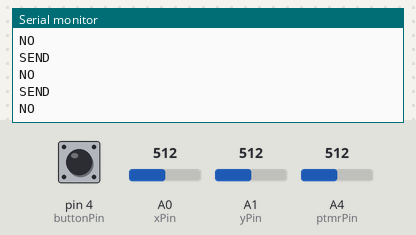
Recording of a sketch running on a simulated Arduino Uno, built with avr-gcc and run on an emulated ATmega328P. Parts: the last lines printed to the serial monitor. The test bench sets the inputs (shaded band); at power-on: A0 (xPin) = 512, pin 4 (buttonPin) HIGH, A1 (yPin) = 512, A4 (ptmrPin) = 512. No radio packets arrive unless stated.

Above: at 2.7 s.
2.8 s: A0 (xPin) set to 577
At 3.9 s:
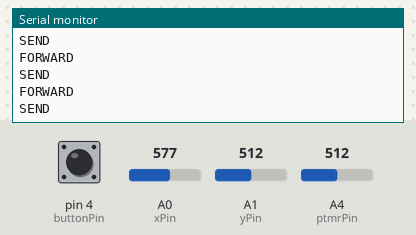
5.8 s: A0 (xPin) set to 555
At 6.6 s:
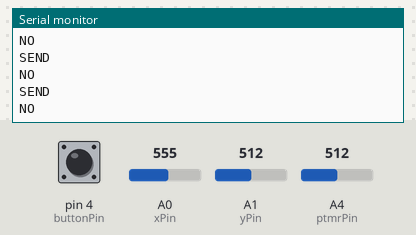
8.8 s: A0 (xPin) set to 480
At 9.8 s:
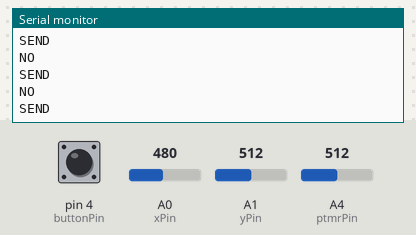
11.8 s: A0 (xPin) set to 449
At 12.9 s:
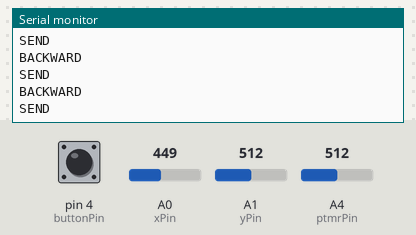

The sketch:

remote.ino
```cpp
#include "remote.h"

RF24 radio_gaga(9, 10);
int data[5];

constexpr int xPin = A0;
constexpr int yPin = A1;
constexpr int buttonPin = 4;
constexpr int ptmrPin = A4;
constexpr int tumblrPin = 0;

int xPosition = 0;
int yPosition = 0;
int buttonState = 0;
int tumblrState = 0;
int ptmrState = 0;

int speed = 0;
int direction = 0;

void setup()
{
  Serial.begin(9600);
  setup_radio(radio_gaga);
  radio_gaga.openWritingPipe(pipeAddr);

  pinMode(xPin, INPUT);
  pinMode(yPin, INPUT);
  pinMode(buttonPin, INPUT_PULLUP);
  pinMode(tumblrPin, INPUT);
  pinMode(ptmrPin, INPUT);
}
constexpr int DEAD_HIGH = 562;
constexpr int DEAD_LOW = 462;

void loop()
{
  xPosition = analogRead(xPin);
  yPosition = analogRead(yPin);
  buttonState = digitalRead(buttonPin);
  tumblrState = digitalRead(tumblrPin);
  ptmrState = analogRead(ptmrPin);

  if (xPosition > DEAD_HIGH)
  {
    // go forward
    Serial.println("FORWARD");
    direction = Dir::FORWARD;
    speed = map(xPosition, DEAD_HIGH, 1023, 5, 255);
  }
  else if (xPosition < DEAD_LOW)
  {
    // go backward
    Serial.println("BACKWARD");
    direction = Dir::BACKWARD;
    speed = map(xPosition, DEAD_LOW, 0, 5, 255);
  }
  else
  {
    Serial.println("NO");
    direction = Dir::NO;
    speed = 0;
  }

  auto rot_angle = map(yPosition, 0, 1023, LEFT_ROT, RIGHT_ROT);

  data[0] = direction;
  data[1] = speed;
  data[2] = rot_angle;
  data[3] = tumblrState;
  data[4] = ptmrState;
  if (radio_gaga.write(&data, sizeof(data)))
    Serial.println(
      "SEND"); // check delivery: if(radio.write(&data, sizeof(data)))

  // Serial.println(ptmrState);

  // Serial.println(speed);
  // delay(100);
}
```

remote.h
```cpp
#ifndef __BOT_REMOTE_REMOTE_H__
#define __BOT_REMOTE_REMOTE_H__

#include <RF24.h>
#include <SPI.h>
#include <nRF24L01.h>

constexpr int channelNum = 7;
constexpr unsigned long long pipeAddr = 0x1234567890LL;

constexpr int DEFAULT_ANGLE = 100;
constexpr int ROT_ANGLE = 50;
constexpr int RIGHT_ROT = DEFAULT_ANGLE + ROT_ANGLE;
constexpr int LEFT_ROT = DEFAULT_ANGLE - ROT_ANGLE;

struct DataType
{
  enum DTypes : int
  {
    DIR = 0,
    SPEED = 1
  };
};

struct Dir
{
  enum Dirs : int
  {
    FORWARD = 0,
    BACKWARD = 1,
    RIGHT = 2,
    LEFT = 3,
    NO = 4,
  };
};

inline void setup_radio(RF24 &rad)
{
  rad.begin();
  rad.setChannel(
    channelNum); // Channel (from 0 to 127), 5 - freq 2,405 GHz (only 1 receiver
                 // on a single channel and up to 6 transmitters)
  rad.setDataRate(RF24_1MBPS); // Speed (RF24_250KBPS, RF24_1MBPS, RF24_2MBPS)
  rad.setPALevel(
    RF24_PA_HIGH); // Transmitter power (RF24_PA_MIN=-18dBm, RF24_PA_LOW=-12dBm,
                   // RF24_PA_HIGH=-6dBm, RF24_PA_MAX=0dBm)
}

#endif // __BOT_REMOTE_REMOTE_H__
```

Measured:
- the behaviour switches between 563 and 562 on A0 (xPin) (found by bisection; images 1 and 2)
- after the input at 2.8 s, the serial monitor: prints a new line after 0.08 s (image 1)
- after the input at 11.8 s, the serial monitor: prints a new line after 0.07 s (image 4)
